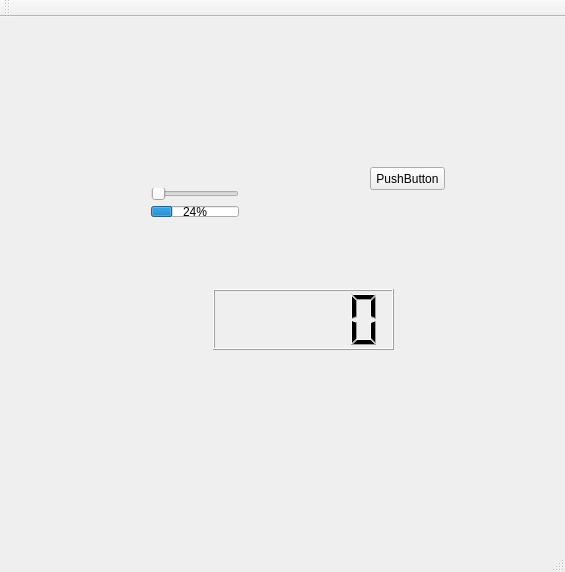
<?xml version="1.0" encoding="UTF-8"?>
<ui version="4.0">
 <class>MainWindow</class>
 <widget class="QMainWindow" name="MainWindow">
  <property name="geometry">
   <rect>
    <x>0</x>
    <y>0</y>
    <width>565</width>
    <height>572</height>
   </rect>
  </property>
  <property name="windowTitle">
   <string>MainWindow</string>
  </property>
  <widget class="QWidget" name="centralWidget">
   <widget class="QPushButton" name="pushButton">
    <property name="geometry">
     <rect>
      <x>370</x>
      <y>150</y>
      <width>75</width>
      <height>23</height>
     </rect>
    </property>
    <property name="text">
     <string>PushButton</string>
    </property>
   </widget>
   <widget class="QLCDNumber" name="lcdNumber">
    <property name="geometry">
     <rect>
      <x>213</x>
      <y>272</y>
      <width>181</width>
      <height>61</height>
     </rect>
    </property>
   </widget>
   <widget class="QWidget" name="">
    <property name="geometry">
     <rect>
      <x>140</x>
      <y>160</y>
      <width>110</width>
      <height>51</height>
     </rect>
    </property>
    <layout class="QVBoxLayout" name="verticalLayout">
     <item>
      <widget class="QSlider" name="horizontalSlider">
       <property name="orientation">
        <enum>Qt::Horizontal</enum>
       </property>
      </widget>
     </item>
     <item>
      <widget class="QProgressBar" name="progressBar">
       <property name="value">
        <number>24</number>
       </property>
      </widget>
     </item>
    </layout>
   </widget>
  </widget>
  <widget class="QMenuBar" name="menuBar">
   <property name="geometry">
    <rect>
     <x>0</x>
     <y>0</y>
     <width>565</width>
     <height>21</height>
    </rect>
   </property>
  </widget>
  <widget class="QToolBar" name="mainToolBar">
   <attribute name="toolBarArea">
    <enum>TopToolBarArea</enum>
   </attribute>
   <attribute name="toolBarBreak">
    <bool>false</bool>
   </attribute>
  </widget>
  <widget class="QStatusBar" name="statusBar"/>
 </widget>
 <layoutdefault spacing="6" margin="11"/>
 <resources/>
 <connections>
  <connection>
   <sender>pushButton</sender>
   <signal>clicked()</signal>
   <receiver>lcdNumber</receiver>
   <slot>raise()</slot>
   <hints>
    <hint type="sourcelabel">
     <x>407</x>
     <y>201</y>
    </hint>
    <hint type="destinationlabel">
     <x>330</x>
     <y>331</y>
    </hint>
   </hints>
  </connection>
 </connections>
</ui>
